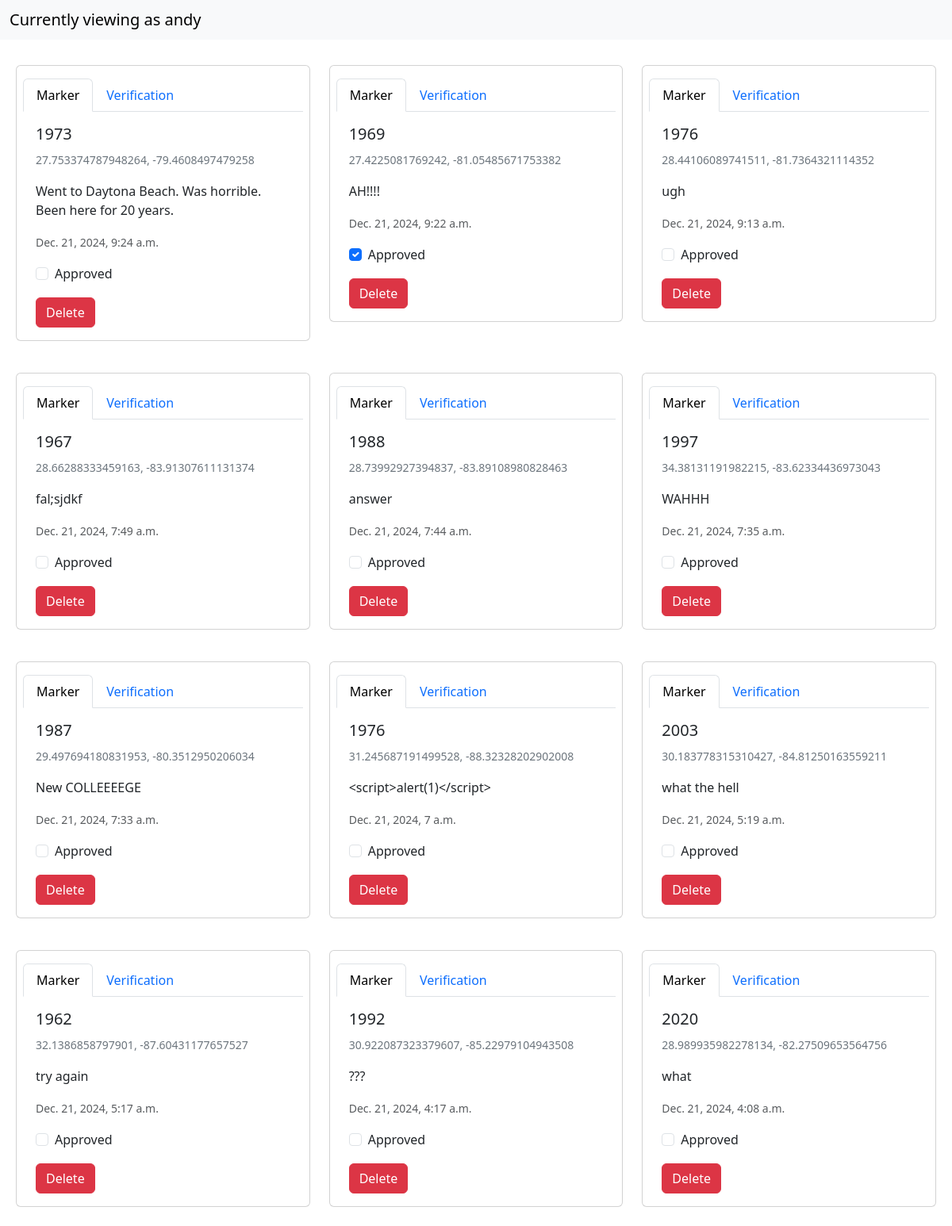
Before: /modpanel/moderation/ (signed in) with the older database file.
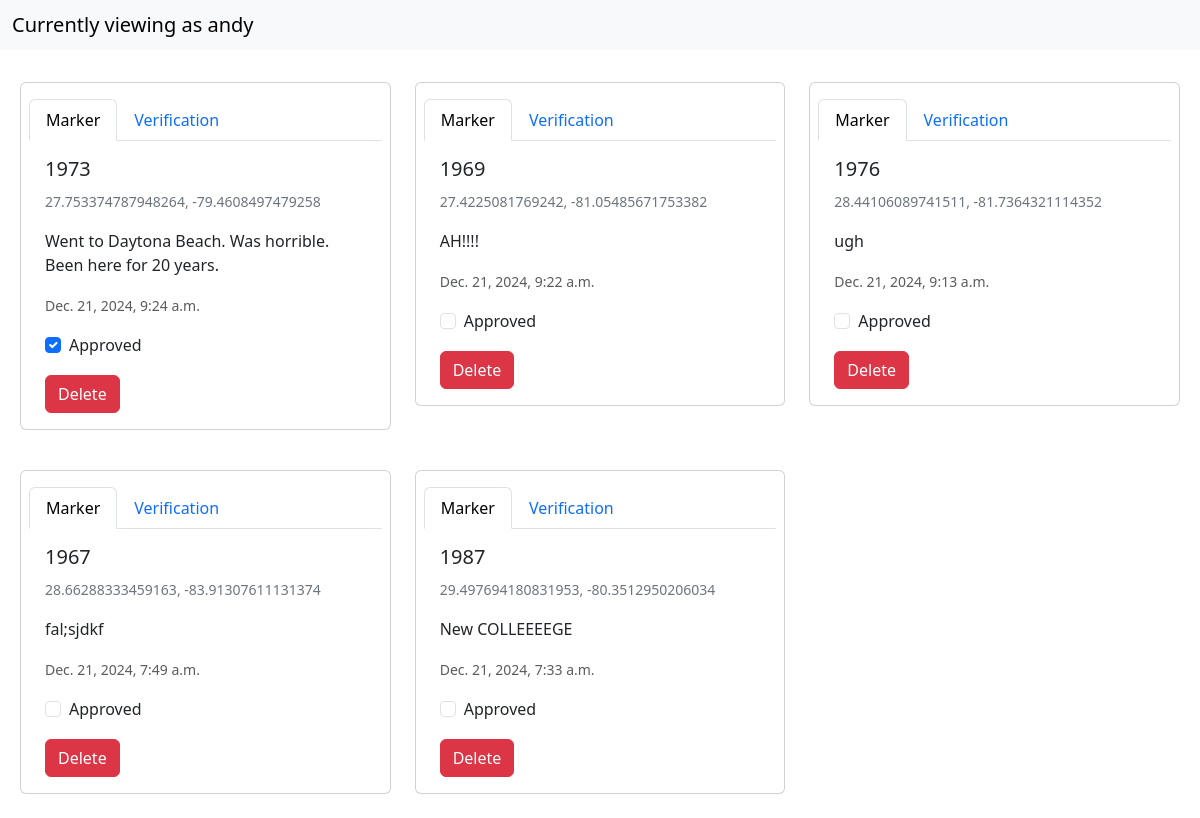
After: the same page with the newer database file.
### map/models.py (models this page shows, shortened)
class Markers(models.Model):
    latitude = models.FloatField(null=False)
    longitude = models.FloatField(null=False)
    fromyear = models.SmallIntegerField(null=True)
    geojson_data = models.JSONField(default=list, null=False)
    storytext = models.CharField(max_length=350, null=False)
    date_posted = models.DateTimeField(auto_now_add=True)
    approved = models.BooleanField(default=False)
    verification = models.OneToOneField(Verification, on_delete=models.SET_NULL, null=True, blank=True)
    class Meta:
        ordering = ['-date_posted'] #order by most recent
        constraints = [UniqueConstraint(fields=['fromyear', 'storytext'], name='unique_story')] #prevent duplicate fromyear and storytext

### moderation/views.py (the view, shortened to what this page needs)
# urls.py: path('moderation/', views.ModerationPanel.as_view(), name='moderation-panel'),
class ModerationPanel(APIView): #TODO add some sort of indication it's been toggled
    renderer_classes = [TemplateHTMLRenderer]
    permission_classes = [IsAuthenticated]
    template_name = 'moderation.html'
    def get(self, request):
        markers = Markers.objects.all().order_by('-date_posted')
        return Response({'markers': markers})

### moderation/templates/moderation.html (shortened to what this page needs)
<!DOCTYPE html>
<html lang="en">
<head>
    <link href="https://cdn.jsdelivr.net/npm/bootstrap@5.3.3/dist/css/bootstrap.min.css" rel="stylesheet">
    <link rel="stylesheet" href="https://unpkg.com/leaflet@1.9.4/dist/leaflet.css" />
</head>
<body>
    <nav class="navbar bg-body-tertiary">
        <div class="container-fluid">
        <span class="navbar-brand mb-0 h1">Currently viewing as {{request.user}}</span>
        </div>
    </nav>
    {% if markers %}
    <div class="row row-cols-1 row-cols-md-3 g-4 m-2">
        {% for marker in markers %}
        <div class="col">
            <div class="card mb-3" id="card-{{ marker.id }}"style="max-width: 540px;" data-marker-id="{{ marker.id }}">
                <nav>
                    <div class="nav nav-tabs mt-3 mx-2" id="nav-tab" role="tablist">
                      <button class="nav-link active" id="nav-marker-tab" data-bs-toggle="tab" data-bs-target="#nav-marker-{{marker.id}}" type="button" role="tab" aria-controls="nav-marker" aria-selected="true">Marker</button>
                      <button class="nav-link" id="nav-verif-tab" data-bs-toggle="tab" data-bs-target="#nav-verif-{{marker.id}}" type="button" role="tab" aria-controls="nav-verif" aria-selected="false">Verification</button>
                    </div>
                  </nav>
                  <div class="tab-content mx-2" id="nav-tabContent">
                    <div class="tab-pane fade show active" id="nav-marker-{{ marker.id }}" role="tabpanel" aria-labelledby="nav-marker-tab" tabindex="0">
                        <div class="card-body">
                            <h5 class="card-title">{{ marker.fromyear }}</h5>
                            <p class="card-text"><small class="text-secondary">{{ marker.latitude }}, {{ marker.longitude }}</small></p>
                            <p class="card-text">{{ marker.storytext }}</p>
                            <p class="card-text"><small class="text-body-secondary">{{ marker.date_posted }}</small></p>
                            <div class="form-check">
                                <input
                                    class="form-check-input"
                                    type="checkbox"
                                    id="flexCheckDefault-{{ marker.id }}"
                                    name="{% url 'marker-update-view' marker.id %}"
                                    {% if marker.approved %} checked {% endif %}
                                >
                                <label class="form-check-label" for="flexCheckDefault-{{ marker.id }}">
                                    Approved
                                </label>
                            </div>
                            <button type="button" class="btn btn-danger mt-3" data-bs-toggle="modal" data-bs-target="#{{ marker.id }}-deleteModal">
                                Delete
                            </button>
                        </div>
                    </div>
                  </div>
            </div>
        </div>
        {% endfor %}
    </div>
    {% else %}
        <p class="text-center m-4">No markers at the moment.</p>
    {% endif %}
</body>

Changed rows visible on the page:
removed Markers: fromyear "1988", latitude "28.73992927394837", longitude "-83.89108980828463", storytext "answer", date_posted "Dec. 21, 2024, 7:44 a.m."
removed Markers: fromyear "1997", latitude "34.38131191982215", longitude "-83.62334436973043", storytext "WAHHH", date_posted "Dec. 21, 2024, 7:35 a.m."
removed Markers: fromyear "1976", latitude "31.245687191499528", longitude "-88.32328202902008", storytext "<script>alert(1)</script>", date_posted "Dec. 21, 2024, 7 a.m."
removed Markers: {{ marker.id }} 5 (drawn), fromyear "2003", latitude "30.183778315310427", longitude "-84.81250163559211", storytext "what the hell", date_posted "Dec. 21, 2024, 5:19 a.m."
removed Markers: fromyear "1962", latitude "32.1386858797901", longitude "-87.60431177657527", storytext "try again", date_posted "Dec. 21, 2024, 5:17 a.m."
removed Markers: fromyear "1992", latitude "30.922087323379607", longitude "-85.22979104943508", storytext "???", date_posted "Dec. 21, 2024, 4:17 a.m."
removed Markers: fromyear "2020", latitude "28.989935982278134", longitude "-82.27509653564756", storytext "what", date_posted "Dec. 21, 2024, 4:08 a.m."
changed Markers "Went to Daytona Beach. Was horrible. Been here for 20 years.": approved "☐" → "☑"
changed Markers "AH!!!!": approved "☑" → "☐"
